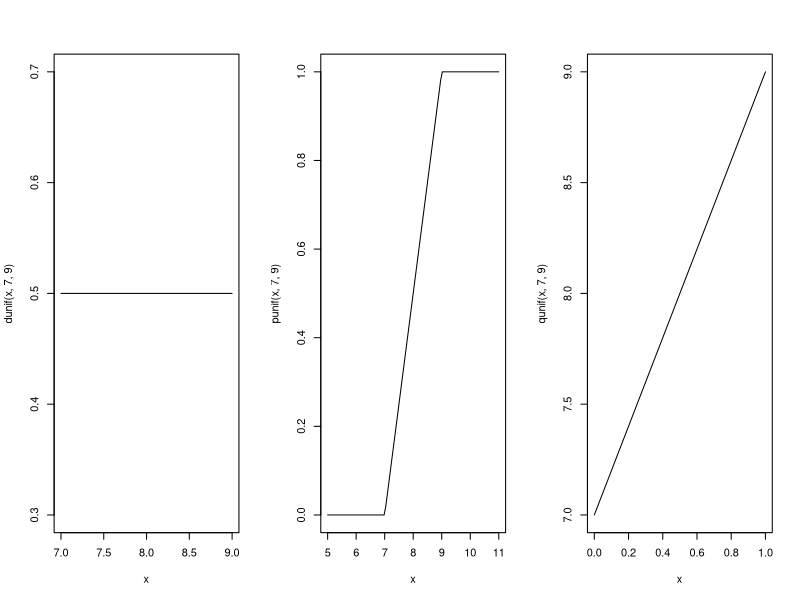

This chart was generated by the following R code:
 #Задача 38. Нека 𝑋 ∼ U(7, 9). Изобразете на графика плътността,
 #функцията на разпределение и квантилната функция на 𝑋.
 
 par(mfrow=c(1,3)) #matrica ot grafiki za da sa trite grafiki edna do druga v edin i sysh prozorec
 curve(dunif(x,7,9),from=7,to=9)
 curve(punif(x,7,9),,from=5,to=11)
 curve(qunif(x,7,9),,from=0,to=1)
 
